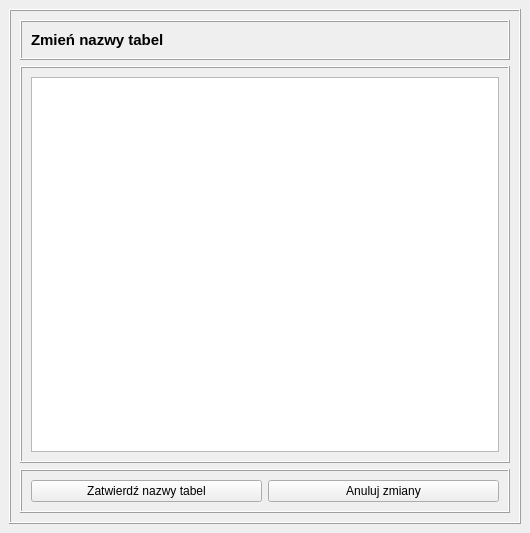
<?xml version="1.0" encoding="UTF-8"?>
<ui version="4.0">
 <class>tablenameWindow</class>
 <widget class="QMainWindow" name="tablenameWindow">
  <property name="geometry">
   <rect>
    <x>0</x>
    <y>0</y>
    <width>530</width>
    <height>533</height>
   </rect>
  </property>
  <property name="windowTitle">
   <string>Zmień nazwy tabel</string>
  </property>
  <widget class="QWidget" name="centralwidget">
   <layout class="QHBoxLayout" name="horizontalLayout">
    <item>
     <widget class="QFrame" name="frame">
      <property name="frameShape">
       <enum>QFrame::Box</enum>
      </property>
      <property name="frameShadow">
       <enum>QFrame::Raised</enum>
      </property>
      <layout class="QVBoxLayout" name="verticalLayout">
       <item>
        <widget class="QFrame" name="frame_2">
         <property name="frameShape">
          <enum>QFrame::Box</enum>
         </property>
         <property name="frameShadow">
          <enum>QFrame::Raised</enum>
         </property>
         <layout class="QHBoxLayout" name="horizontalLayout_3">
          <item>
           <widget class="QLabel" name="label">
            <property name="text">
             <string>&lt;html&gt;&lt;head/&gt;&lt;body&gt;&lt;p&gt;&lt;span style=&quot; font-size:11pt; font-weight:600;&quot;&gt;Zmień nazwy tabel&lt;/span&gt;&lt;/p&gt;&lt;/body&gt;&lt;/html&gt;</string>
            </property>
            <property name="textFormat">
             <enum>Qt::RichText</enum>
            </property>
           </widget>
          </item>
         </layout>
        </widget>
       </item>
       <item>
        <widget class="QFrame" name="frame_3">
         <property name="frameShape">
          <enum>QFrame::Box</enum>
         </property>
         <property name="frameShadow">
          <enum>QFrame::Raised</enum>
         </property>
         <layout class="QHBoxLayout" name="horizontalLayout_2">
          <item>
           <widget class="QListWidget" name="nameList"/>
          </item>
         </layout>
        </widget>
       </item>
       <item>
        <widget class="QFrame" name="frame_4">
         <property name="frameShape">
          <enum>QFrame::Box</enum>
         </property>
         <property name="frameShadow">
          <enum>QFrame::Raised</enum>
         </property>
         <layout class="QHBoxLayout" name="horizontalLayout_4">
          <item>
           <widget class="QPushButton" name="acceptNamesBtn">
            <property name="text">
             <string>Zatwierdź nazwy tabel</string>
            </property>
           </widget>
          </item>
          <item>
           <widget class="QPushButton" name="discardNamesBtn">
            <property name="text">
             <string>Anuluj zmiany</string>
            </property>
           </widget>
          </item>
         </layout>
        </widget>
       </item>
      </layout>
     </widget>
    </item>
   </layout>
  </widget>
 </widget>
 <resources/>
 <connections/>
</ui>
